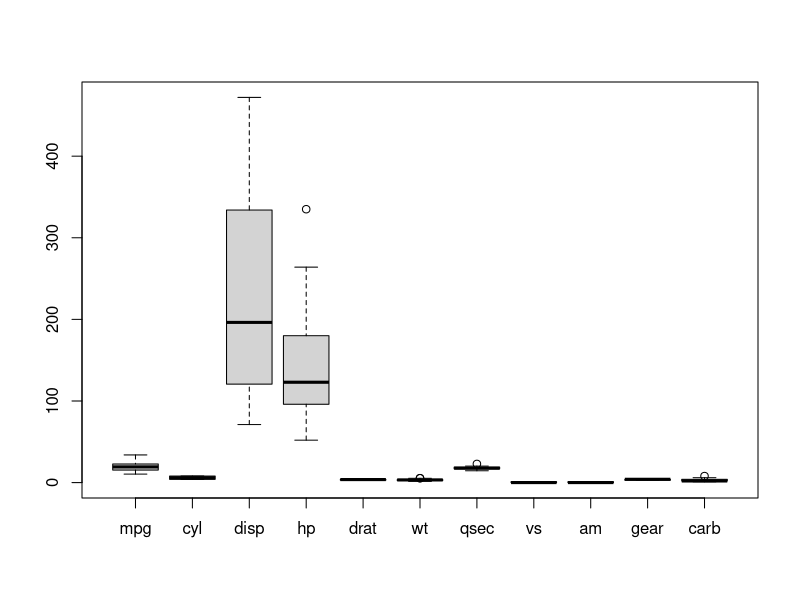

Write R code to recreate this figure.
# load dataset
data(mtcars)

# check for missing values
sum(is.na(mtcars))

# check for outliers
boxplot(mtcars)

# scale variables (if necessary)
scaled_mtcars <- scale(mtcars)

# prepare model
model <- lm(mpg ~ wt + hp + cyl, data = mtcars)
summary(model)

# predict mpg of a car
new_data <- data.frame(wt = 3.2, hp = 200, cyl = 8)
predict(model, newdata = new_data)

# evaluate model
summary(model)